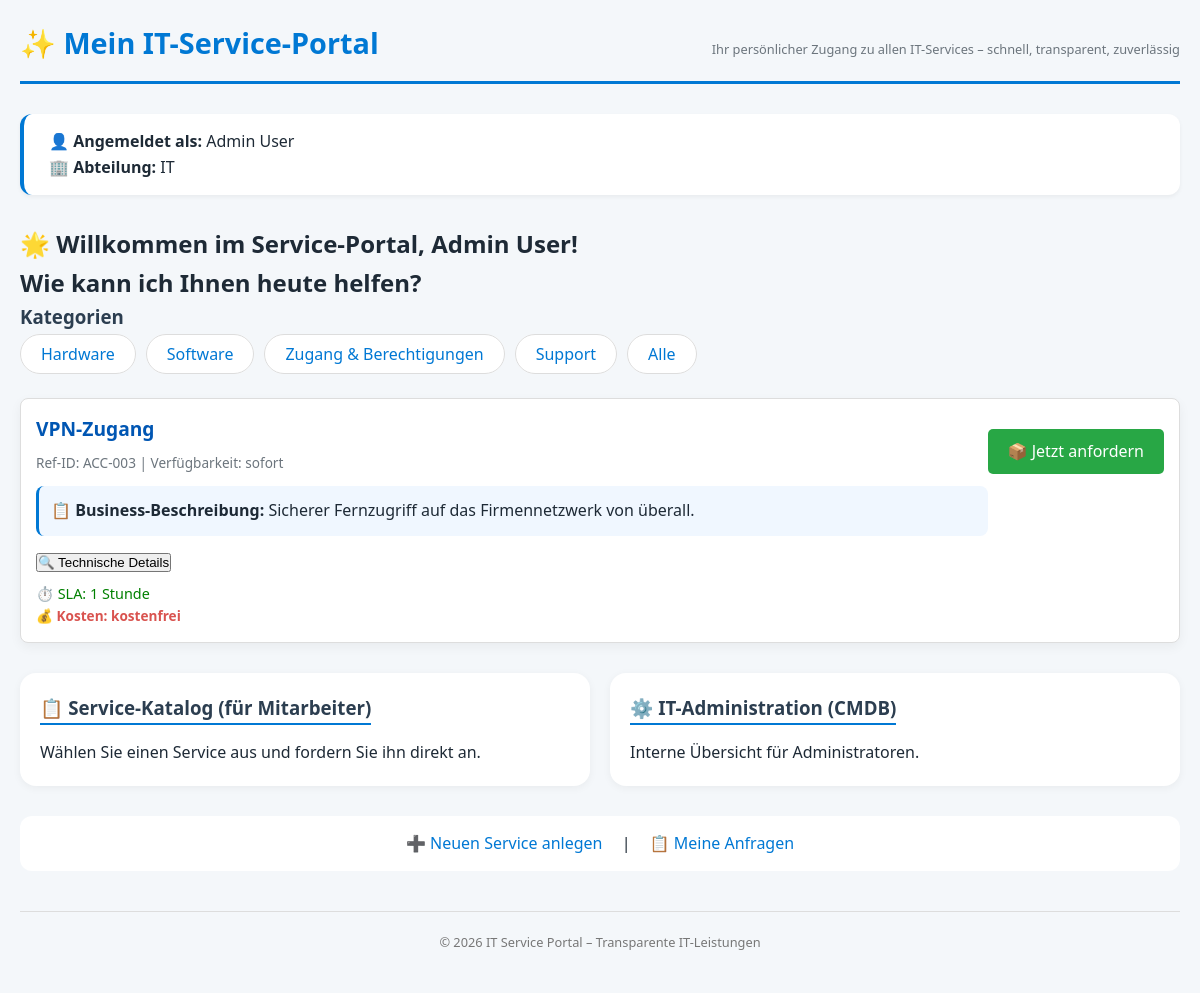
/?category=Zugang (signed in), run on the app's committed database.
### tables this page shows
CREATE TABLE users (
            id INTEGER PRIMARY KEY AUTOINCREMENT,
            username TEXT UNIQUE NOT NULL,
            password TEXT NOT NULL,
            role TEXT NOT NULL DEFAULT 'user',
            fullname TEXT,
            department TEXT
        );

CREATE TABLE services (
            id TEXT PRIMARY KEY,
            name TEXT NOT NULL,
            category TEXT,
            availability TEXT,
            description_business TEXT,
            description_technical TEXT,
            sla TEXT,
            costs TEXT,
            active INTEGER DEFAULT 1
        );

### app.py (the view)
@app.route('/')
@login_required
def index():
    category = request.args.get('category')
    services = database.get_services(category)
    return render_template('index.html', user=current_user, services=services)

### app.py (called while the page is built)
@login_manager.user_loader
def load_user(user_id):
    conn = sqlite3.connect(database.DB_PATH)
    c = conn.cursor()
    c.execute("SELECT id, username, role, fullname, department FROM users WHERE id=?", (user_id,))
    row = c.fetchone()
    conn.close()
    if row:
        return User(row[0], row[1], row[2], row[3], row[4])
    return None

### database.py (called while the page is built)
def get_services(category=None):
    conn = sqlite3.connect(DB_PATH)
    c = conn.cursor()
    if category:
        c.execute("SELECT * FROM services WHERE category=? AND active=1", (category,))
    else:
        c.execute("SELECT * FROM services WHERE active=1")
    rows = c.fetchall()
    conn.close()
    services = []
    for row in rows:
        services.append({
            'id': row[0],
            'name': row[1],
            'category': row[2],
            'availability': row[3],
            'description_business': row[4],
            'description_technical': row[5],
            'sla': row[6],
            'costs': row[7],
            'active': row[8]
        })
    return services

### templates/index.html (shortened to what this page needs)
<!DOCTYPE html>
<html lang="de">
<head>
    <link rel="stylesheet" href="{{ url_for('static', filename='style.css') }}">
</head>
<body>
    <div class="container">
        <div class="header">
            <h1>✨ Mein IT-Service-Portal</h1>
            <small>Ihr persönlicher Zugang zu allen IT-Services – schnell, transparent, zuverlässig</small>
        </div>
        <div class="user-info">
            <strong>👤 Angemeldet als:</strong> {{ user.fullname }}<br>
            <strong>🏢 Abteilung:</strong> {{ user.department }}
        </div>
        <h2>🌟 Willkommen im Service-Portal, {{ user.fullname }}!<br>Wie kann ich Ihnen heute helfen?</h2>
        <div class="categories">
            <h3>Kategorien</h3>
            <ul style="list-style: none; padding: 0; display: flex; gap: 10px;">
                <li><a href="{{ url_for('index', category='Hardware') }}" class="btn-small">Hardware</a></li>
                <li><a href="{{ url_for('index', category='Software') }}" class="btn-small">Software</a></li>
                <li><a href="{{ url_for('index', category='Zugang') }}" class="btn-small">Zugang & Berechtigungen</a></li>
                <li><a href="{{ url_for('index', category='Support') }}" class="btn-small">Support</a></li>
                <li><a href="{{ url_for('index') }}" class="btn-small">Alle</a></li>
            </ul>
        </div>
        {% for service in services %}
        <div class="service-card" style="border: 1px solid #ddd; padding: 15px; margin-bottom: 10px; border-radius: 8px;">
            <div class="service-info">
                <div class="service-name" style="font-size: 1.2em; font-weight: bold; color: #0056b3;">{{ service.name }}</div>
                <div class="service-meta">Ref-ID: {{ service.id }} | Verfügbarkeit: {{ service.availability }}</div>
                <div class="business-view" style="margin-top: 10px;">
                    <strong>📋 Business-Beschreibung:</strong> {{ service.description_business }}
                </div>
                <button class="btn-secondary" onclick="toggleTechnical('tech-{{ service.id }}')" style="margin-top: 5px;">🔍 Technische Details</button>
                {% if service.sla %}
                <div class="sla" style="color: green; font-size: 0.9em;">⏱️ SLA: {{ service.sla }}</div>
                {% endif %}
                {% if service.costs %}
                <div class="costs" style="color: #d9534f; font-weight: bold;">💰 Kosten: {{ service.costs }}</div>
                {% endif %}
            </div>
            <div style="margin-top: 15px;">
                <a href="{{ url_for('show_request_form', service_id=service.id) }}" class="btn-primary"
                   style="text-decoration: none; background-color: #28a745; color: white; padding: 10px 20px; border-radius: 5px; display: inline-block;">
                   📦 Jetzt anfordern
                </a>
            </div>
        </div>
        {% endfor %}
        <div class="two-columns" style="display: flex; gap: 20px; margin-top: 30px;">
            <div class="column">
                <h3>📋 Service-Katalog (für Mitarbeiter)</h3>
                <p>Wählen Sie einen Service aus und fordern Sie ihn direkt an.</p>
            </div>
            <div class="column">
                <h3>⚙️ IT-Administration (CMDB)</h3>
                <p>Interne Übersicht für Administratoren.</p>
            </div>
        </div>
        <div class="admin-link" style="margin-top: 20px; text-align: center;">
            <a href="{{ url_for('add_service_form') }}">➕ Neuen Service anlegen</a> |
            <a href="{{ url_for('requests_list') }}">📋 Meine Anfragen</a>
        </div>
        <footer style="margin-top: 40px; text-align: center; font-size: 0.8em; color: #777;">
            &copy; 2026 IT Service Portal – Transparente IT-Leistungen
        </footer>
    </div>
</body>
</html>

### static/style.css (style rules this page uses)
:root { --primary: #0078d4; --primary-dark: #005a9e; --secondary: #2c3e50; --light: #f4f7fa; --dark: #1e2a36; --success: #28a745; --warning: #ffc107; --danger: #dc3545; --gray: #6c757d; }
* { margin: 0; padding: 0; box-sizing: border-box; }
body { font-family: 'Segoe UI', Tahoma, Geneva, Verdana, sans-serif; background: var(--light); color: var(--dark); line-height: 1.6; }
.container { max-width: 1200px; margin: 0 auto; padding: 20px; }
.header { display: flex; justify-content: space-between; align-items: baseline; flex-wrap: wrap; border-bottom: 3px solid var(--primary); padding-bottom: 15px; margin-bottom: 30px; }
.header h1 { color: var(--primary); font-size: 1.8rem; }
.header small { color: var(--gray); font-size: 0.8rem; }
.user-info { background: white; border-radius: 12px; padding: 15px 25px; margin-bottom: 30px; box-shadow: 0 2px 4px rgba(0,0,0,0.05); border-left: 4px solid var(--primary); }
.categories { margin-bottom: 30px; }
.categories h3 { margin-bottom: 10px; color: var(--secondary); }
.categories ul { display: flex; flex-wrap: wrap; gap: 15px; list-style: none; padding: 0; }
.categories a { text-decoration: none; background: white; padding: 8px 20px; border-radius: 30px; color: var(--primary); font-weight: 500; transition: all 0.2s; border: 1px solid #ddd; }
.service-card { background: white; border-radius: 16px; padding: 20px; margin-bottom: 20px; box-shadow: 0 4px 12px rgba(0,0,0,0.05); transition: transform 0.2s, box-shadow 0.2s; display: flex; justify-content: space-between; align-items: flex-start; flex-wrap: wrap; }
.service-info { flex: 1; }
.service-name { font-size: 1.3rem; font-weight: 600; color: var(--primary-dark); margin-bottom: 8px; }
.service-meta { font-size: 0.85rem; color: var(--gray); margin-bottom: 12px; }
.business-view { background: #f0f7ff; padding: 12px; border-radius: 8px; margin: 12px 0; border-left: 3px solid var(--primary); }
.sla { font-size: 0.85rem; color: var(--success); margin-top: 8px; }
.costs { font-size: 0.85rem; color: var(--danger); }
.two-columns { display: flex; gap: 30px; margin-top: 40px; margin-bottom: 30px; }
.column { flex: 1; background: white; border-radius: 16px; padding: 20px; box-shadow: 0 2px 8px rgba(0,0,0,0.05); }
.column h3 { color: var(--secondary); margin-bottom: 15px; border-bottom: 2px solid var(--primary); display: inline-block; }
.admin-link { text-align: center; margin: 30px 0; padding: 15px; background: white; border-radius: 12px; }
.admin-link a { margin: 0 15px; color: var(--primary); text-decoration: none; font-weight: 500; }
footer { text-align: center; padding: 20px; color: var(--gray); font-size: 0.8rem; border-top: 1px solid #ddd; margin-top: 20px; }

### data on the page
users: fullname "Admin User", department "IT"
services: name "VPN-Zugang", id "ACC-003", availability "sofort", description_business "Sicherer Fernzugriff auf das Firmennetzwerk von überall.", sla "1 Stunde", costs "kostenfrei"
